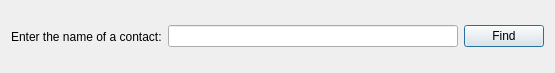
<?xml version="1.0" encoding="UTF-8"?>
<ui version="4.0">
 <class>FindDialog</class>
 <widget class="QDialog" name="FindDialog">
  <property name="geometry">
   <rect>
    <x>0</x>
    <y>0</y>
    <width>555</width>
    <height>73</height>
   </rect>
  </property>
  <property name="windowTitle">
   <string>Dialog</string>
  </property>
  <layout class="QHBoxLayout" name="horizontalLayout_2">
   <item>
    <layout class="QHBoxLayout" name="horizontalLayout">
     <item>
      <widget class="QLabel" name="label">
       <property name="text">
        <string>Enter the name of a contact:</string>
       </property>
      </widget>
     </item>
     <item>
      <widget class="QLineEdit" name="lineEdit"/>
     </item>
     <item>
      <widget class="QPushButton" name="findButton">
       <property name="text">
        <string>Find</string>
       </property>
      </widget>
     </item>
    </layout>
   </item>
  </layout>
 </widget>
 <resources/>
 <connections/>
</ui>
